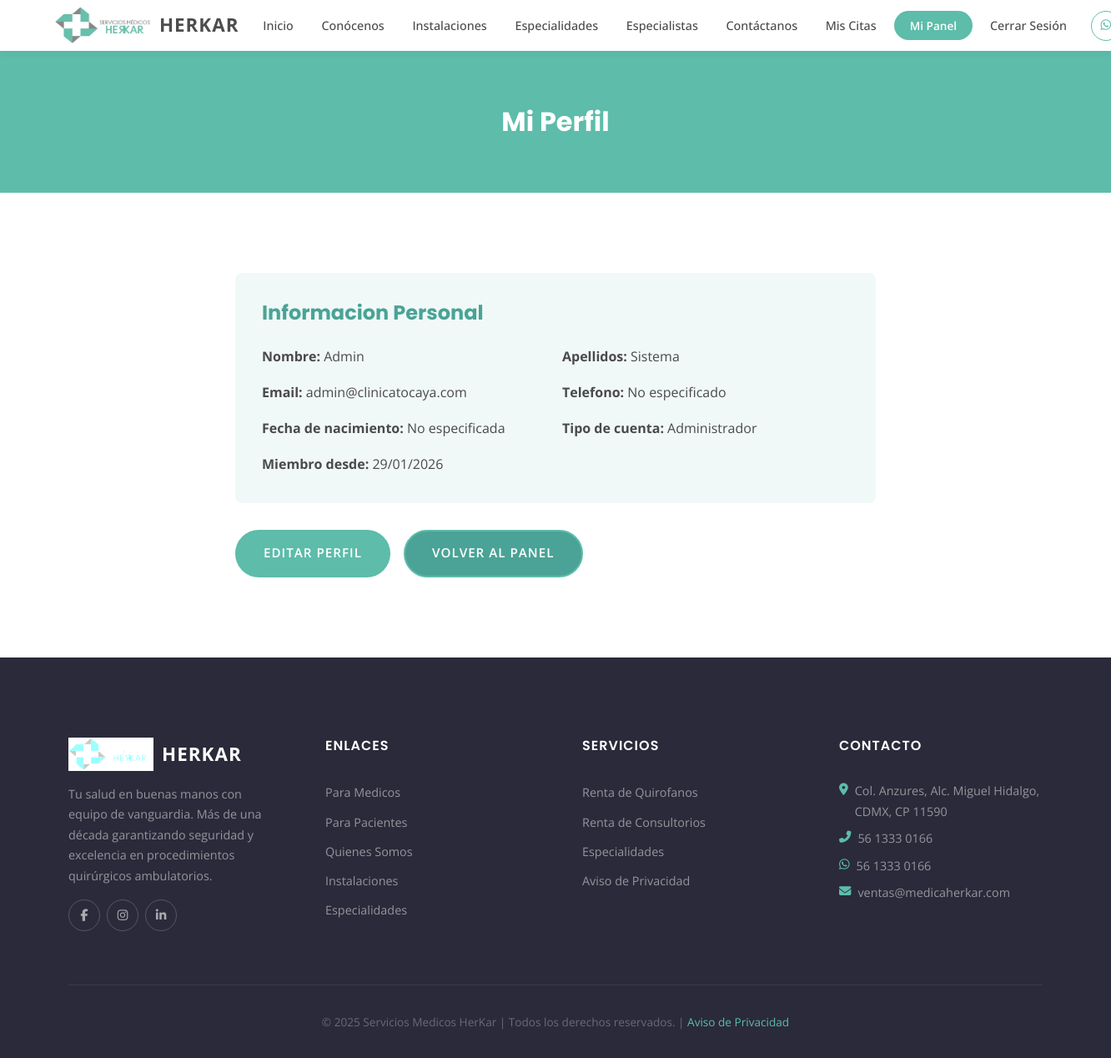
The app's page /usuarios/perfil/ (signed in) with its own data.
### apps/users/models.py (models this page shows, shortened)
class User(AbstractUser):
    class TipoUsuario(models.TextChoices):
        ADMINISTRADOR = 'admin', 'Administrador'
        MEDICO = 'medico', 'Medico'
        PACIENTE = 'paciente', 'Paciente'
    username = None
    email = models.EmailField('Correo electronico', unique=True)
    tipo_usuario = models.CharField(
        max_length=10,
        choices=TipoUsuario.choices,
        default=TipoUsuario.PACIENTE,
        verbose_name='Tipo de usuario'
    )
    telefono = models.CharField(max_length=20, blank=True, verbose_name='Telefono')
    fecha_nacimiento = models.DateField(null=True, blank=True, verbose_name='Fecha de nacimiento')
    fecha_registro = models.DateTimeField(auto_now_add=True, verbose_name='Fecha de registro')
    USERNAME_FIELD = 'email'
    REQUIRED_FIELDS = ['first_name', 'last_name']
    objects = CustomUserManager()
    class Meta:
        verbose_name = 'Usuario'
        verbose_name_plural = 'Usuarios'
    @property
    def es_medico(self):
        return self.tipo_usuario == self.TipoUsuario.MEDICO
    @property
    def es_paciente(self):
        return self.tipo_usuario == self.TipoUsuario.PACIENTE

### apps/users/views.py (the view)
# urls.py: path('perfil/', views.PerfilView.as_view(), name='perfil'),
class PerfilView(LoginRequiredMixin, DetailView):
    model = User
    template_name = 'users/perfil.html'
    context_object_name = 'usuario'
    def get_object(self):
        return self.request.user

### apps/users/templates/users/perfil.html (shortened to what this page needs)
{% extends 'base.html' %}
{% load static %}
{% block content %}
<div style="background: var(--primary-color); padding: 4rem 0; color: white; text-align: center;">
    <h1 style="color: white; margin: 0;">Mi Perfil</h1>
</div>
<section class="section">
    <div class="container" style="max-width: 800px;">
        <div style="background: var(--bg-light); padding: 2rem; border-radius: 8px; margin-bottom: 2rem;">
            <h2 style="margin-bottom: 1.5rem; color: var(--secondary-color);">Informacion Personal</h2>
            <div style="display: grid; grid-template-columns: 1fr 1fr; gap: 1rem;">
                <p><strong>Nombre:</strong> {{ usuario.first_name }}</p>
                <p><strong>Apellidos:</strong> {{ usuario.last_name }}</p>
                <p><strong>Email:</strong> {{ usuario.email }}</p>
                <p><strong>Telefono:</strong> {{ usuario.telefono|default:"No especificado" }}</p>
                <p><strong>Fecha de nacimiento:</strong> {{ usuario.fecha_nacimiento|date:"d/m/Y"|default:"No especificada" }}</p>
                <p><strong>Tipo de cuenta:</strong> {{ usuario.get_tipo_usuario_display }}</p>
                <p><strong>Miembro desde:</strong> {{ usuario.fecha_registro|date:"d/m/Y" }}</p>
            </div>
        </div>
        <div style="display: flex; gap: 1rem;">
            <a href="{% url 'users:editar_perfil' %}" class="btn">Editar Perfil</a>
            <a href="{% url 'users:dashboard' %}" class="btn" style="background: var(--secondary-color);">Volver al Panel</a>
        </div>
    </div>
</section>
{% endblock %}

### static/css/style.css (style rules this page uses)
* { margin: 0; padding: 0; box-sizing: border-box; }
html { scroll-behavior: smooth; }
body { font-family: var(--font-body); color: var(--text-color); line-height: 1.7; background-color: var(--bg-white); }
h1, h2, h3, h4, h5, h6 { font-family: var(--font-heading); margin-bottom: var(--spacing-md); color: var(--dark-color); line-height: 1.3; }
a { text-decoration: none; color: inherit; transition: color var(--transition-speed); }
.container { max-width: var(--container-width); margin: 0 auto; padding: 0 var(--spacing-md); }
.btn { display: inline-block; padding: 0.85rem 2rem; background: var(--primary-color); color: var(--bg-white); border-radius: 50px; font-weight: 600; font-size: 0.95rem; text-transform: uppercase; letter-spacing: 1px; transition: all var(--transition-speed); border: 2px solid var(--primary-color); cursor: pointer; }
.section { padding: var(--spacing-xxl) 0; }

### static/css/variables.css (style rules this page uses)
:root { --primary-color: #5DBCAA; --secondary-color: #4AA396; --accent-color: #7BD0C1; --dark-color: #4D4D4D; --grey-medium: #8C8C8C; --text-color: #4a4a4a; --text-light: #777777; --bg-light: #F0F9F7; --bg-white: #ffffff; --bg-dark: #2d2d3d; --border-color: #e0e0e0; --success-color: #28a745; --warning-color: #ffc107; --container-width: 1200px; --spacing-xs: 0.25rem; --spacing-sm: 0.5rem; --spacing-md: 1rem; --spacing-lg: 2rem; --spacing-xl: 4rem; --spacing-xxl: 6rem; --font-heading: 'Poppins', sans-serif; --font-body: 'Open Sans', sans-serif; --transition-speed: 0.3s; --transition-slow: 0.5s; --shadow-sm: 0 2px 8px rgba(0, 0, 0, 0.08); --shadow-md: 0 4px 20px rgba(0, 0, 0, 0.1); --shadow-lg: 0 10px 40px rgba(0, 0, 0, 0.15); --shadow-hover: 0 8px 30px rgba(93, 188, 170, 0.25); }

### records on screen
User: first_name "Admin", last_name "Sistema", email "admin@clinicatocaya.com", telefono "No especificado", fecha_nacimiento "No especificada", tipo_usuario "Administrador", fecha_registro "29/01/2026"
